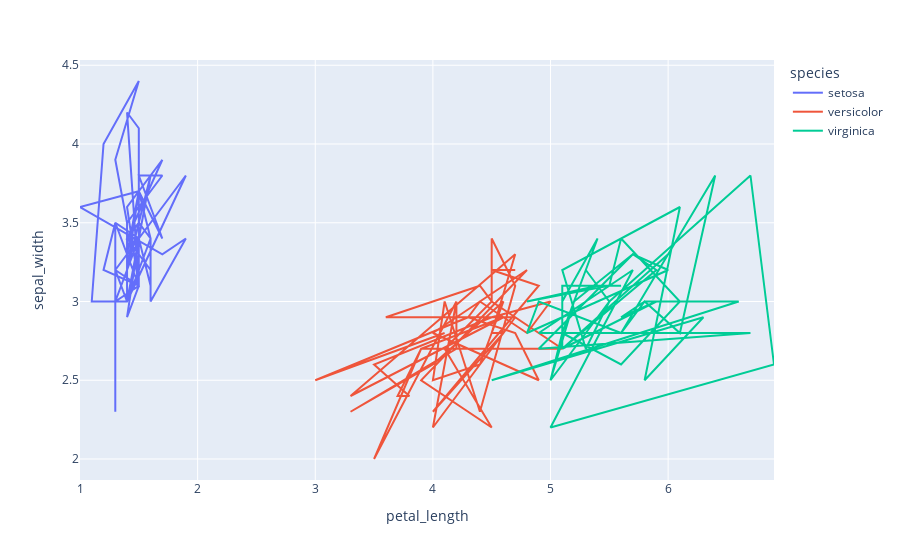

The notebook cell this image was saved under:
### Code cell
# using the iris dataset
df = px.data.iris()
 
# plotting the line chart
fig = px.line(df, x="petal_length", y="sepal_width", color='species')
 
# showing the plot
fig.show()

### Figure 1 — Plotly figure (JSON) as saved in the notebook; plotly's stock layout.template omitted (floating-point values rounded to 4 significant figures)
{"data": [{"hovertemplate": "species=setosa<br>petal_length=%{x}<br>sepal_width=%{y}<extra></extra>", "legendgroup": "setosa", "line": {"color": "#636efa", "dash": "solid"}, "marker": {"symbol": "circle"}, "mode": "lines", "name": "setosa", "orientation": "v", "showlegend": true, "type": "scatter", "x": [1.4, 1.4, 1.3, 1.5, 1.4, 1.7, 1.4, 1.5, 1.4, 1.5, 1.5, 1.6, 1.4, 1.1, 1.2, 1.5, 1.3, 1.4, 1.7, 1.5, 1.7, 1.5, 1, 1.7, 1.9, 1.6, 1.6, 1.5, 1.4, 1.6, 1.6, 1.5, 1.5, 1.4, 1.5, 1.2, 1.3, 1.5, 1.3, 1.5, 1.3, 1.3, 1.3, 1.6, 1.9, 1.4, 1.6, 1.4, 1.5, 1.4], "xaxis": "x", "y": [3.5, 3, 3.2, 3.1, 3.6, 3.9, 3.4, 3.4, 2.9, 3.1, 3.7, 3.4, 3, 3, 4, 4.4, 3.9, 3.5, 3.8, 3.8, 3.4, 3.7, 3.6, 3.3, 3.4, 3, 3.4, 3.5, 3.4, 3.2, 3.1, 3.4, 4.1, 4.2, 3.1, 3.2, 3.5, 3.1, 3, 3.4, 3.5, 2.3, 3.2, 3.5, 3.8, 3, 3.8, 3.2, 3.7, 3.3], "yaxis": "y"}, {"hovertemplate": "species=versicolor<br>petal_length=%{x}<br>sepal_width=%{y}<extra></extra>", "legendgroup": "versicolor", "line": {"color": "#EF553B", "dash": "solid"}, "marker": {"symbol": "circle"}, "mode": "lines", "name": "versicolor", "orientation": "v", "showlegend": true, "type": "scatter", "x": [4.7, 4.5, 4.9, 4, 4.6, 4.5, 4.7, 3.3, 4.6, 3.9, 3.5, 4.2, 4, 4.7, 3.6, 4.4, 4.5, 4.1, 4.5, 3.9, 4.8, 4, 4.9, 4.7, 4.3, 4.4, 4.8, 5, 4.5, 3.5, 3.8, 3.7, 3.9, 5.1, 4.5, 4.5, 4.7, 4.4, 4.1, 4, 4.4, 4.6, 4, 3.3, 4.2, 4.2, 4.2, 4.3, 3, 4.1], "xaxis": "x", "y": [3.2, 3.2, 3.1, 2.3, 2.8, 2.8, 3.3, 2.4, 2.9, 2.7, 2, 3, 2.2, 2.9, 2.9, 3.1, 3, 2.7, 2.2, 2.5, 3.2, 2.8, 2.5, 2.8, 2.9, 3, 2.8, 3, 2.9, 2.6, 2.4, 2.4, 2.7, 2.7, 3, 3.4, 3.1, 2.3, 3, 2.5, 2.6, 3, 2.6, 2.3, 2.7, 3, 2.9, 2.9, 2.5, 2.8], "yaxis": "y"}, {"hovertemplate": "species=virginica<br>petal_length=%{x}<br>sepal_width=%{y}<extra></extra>", "legendgroup": "virginica", "line": {"color": "#00cc96", "dash": "solid"}, "marker": {"symbol": "circle"}, "mode": "lines", "name": "virginica", "orientation": "v", "showlegend": true, "type": "scatter", "x": [6, 5.1, 5.9, 5.6, 5.8, 6.6, 4.5, 6.3, 5.8, 6.1, 5.1, 5.3, 5.5, 5, 5.1, 5.3, 5.5, 6.7, 6.9, 5, 5.7, 4.9, 6.7, 4.9, 5.7, 6, 4.8, 4.9, 5.6, 5.8, 6.1, 6.4, 5.6, 5.1, 5.6, 6.1, 5.6, 5.5, 4.8, 5.4, 5.6, 5.1, 5.1, 5.9, 5.7, 5.2, 5, 5.2, 5.4, 5.1], "xaxis": "x", "y": [3.3, 2.7, 3, 2.9, 3, 3, 2.5, 2.9, 2.5, 3.6, 3.2, 2.7, 3, 2.5, 2.8, 3.2, 3, 3.8, 2.6, 2.2, 3.2, 2.8, 2.8, 2.7, 3.3, 3.2, 2.8, 3, 2.8, 3, 2.8, 3.8, 2.8, 2.8, 2.6, 3, 3.4, 3.1, 3, 3.1, 3.1, 3.1, 2.7, 3.2, 3.3, 3, 2.5, 3, 3.4, 3], "yaxis": "y"}], "layout": {"legend": {"title": {"text": "species"}, "tracegroupgap": 0}, "margin": {"t": 60}, "xaxis": {"anchor": "y", "domain": [0, 1], "title": {"text": "petal_length"}}, "yaxis": {"anchor": "x", "domain": [0, 1], "title": {"text": "sepal_width"}}}}
